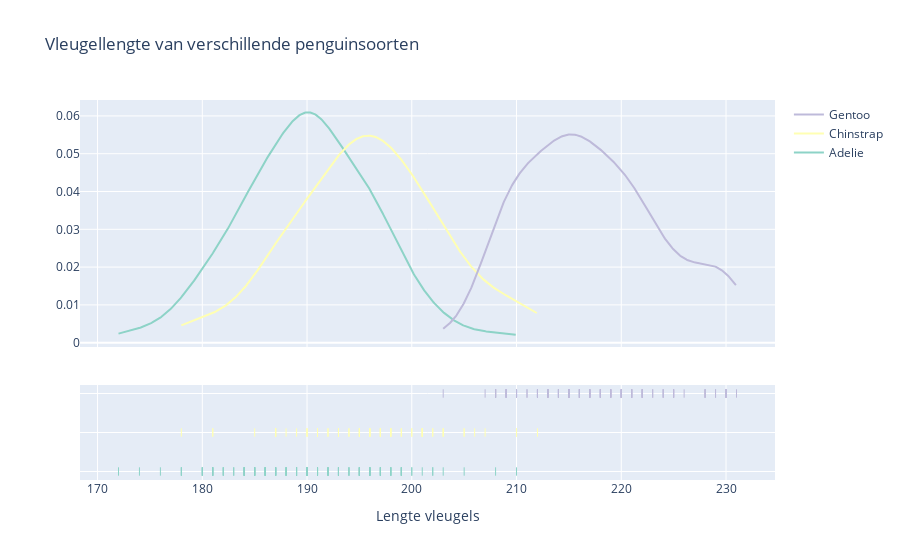

Notebook code cell kept with this figure:
### Markdown cell above
# Onderdeel 3c
Maak nu dezelde visualisatie als in onderdeel 3b alleen gebruik in plaats van een histogram een dichtheidsfunctie.

### Code cell
import plotly.figure_factory as ff
df = df.dropna()

Adelie = df[df['species']=='Adelie']['flipper_length_mm'].tolist()
Chinstrap = df[df['species']=='Chinstrap']['flipper_length_mm'].tolist()
Gentoo = df[df['species']=='Gentoo']['flipper_length_mm'].tolist()

hist_data = [Adelie, Chinstrap, Gentoo]
group_labels = ['Adelie', 'Chinstrap', 'Gentoo']

fig = ff.create_distplot(hist_data, group_labels,
                         colors=px.colors.qualitative.Set3[:3], 
                         show_hist=False)

fig.update_layout(title='Vleugellengte van verschillende penguinsoorten',
                  xaxis_title='Lengte vleugels')

### Figure 1 — Plotly figure (JSON) as saved in the notebook; plotly's stock layout.template omitted (floating-point values rounded to 4 significant figures; data arrays with more than 128 entries replaced by an {"elided": "..."} marker saying what was removed)
{"data": [{"legendgroup": "Adelie", "marker": {"color": "rgb(141,211,199)"}, "mode": "lines", "name": "Adelie", "showlegend": true, "type": "scatter", "x": {"elided": "500 float values"}, "xaxis": "x", "y": {"elided": "500 float values"}, "yaxis": "y"}, {"legendgroup": "Chinstrap", "marker": {"color": "rgb(255,255,179)"}, "mode": "lines", "name": "Chinstrap", "showlegend": true, "type": "scatter", "x": {"elided": "500 float values"}, "xaxis": "x", "y": {"elided": "500 float values"}, "yaxis": "y"}, {"legendgroup": "Gentoo", "marker": {"color": "rgb(190,186,218)"}, "mode": "lines", "name": "Gentoo", "showlegend": true, "type": "scatter", "x": {"elided": "500 float values"}, "xaxis": "x", "y": {"elided": "500 float values"}, "yaxis": "y"}, {"legendgroup": "Adelie", "marker": {"color": "rgb(141,211,199)", "symbol": "line-ns-open"}, "mode": "markers", "name": "Adelie", "showlegend": false, "type": "scatter", "x": {"elided": "146 int values"}, "xaxis": "x", "y": {"elided": "146 str values"}, "yaxis": "y2"}, {"legendgroup": "Chinstrap", "marker": {"color": "rgb(255,255,179)", "symbol": "line-ns-open"}, "mode": "markers", "name": "Chinstrap", "showlegend": false, "type": "scatter", "x": [192, 196, 193, 188, 197, 198, 178, 197, 195, 198, 193, 194, 185, 201, 190, 201, 197, 181, 190, 195, 181, 191, 187, 193, 195, 197, 200, 200, 191, 205, 187, 201, 187, 203, 195, 199, 195, 210, 192, 205, 210, 187, 196, 196, 196, 201, 190, 212, 187, 198, 199, 201, 193, 203, 187, 197, 191, 203, 202, 194, 206, 189, 195, 207, 202, 193, 210, 198], "xaxis": "x", "y": ["Chinstrap", "Chinstrap", "Chinstrap", "Chinstrap", "Chinstrap", "Chinstrap", "Chinstrap", "Chinstrap", "Chinstrap", "Chinstrap", "Chinstrap", "Chinstrap", "Chinstrap", "Chinstrap", "Chinstrap", "Chinstrap", "Chinstrap", "Chinstrap", "Chinstrap", "Chinstrap", "Chinstrap", "Chinstrap", "Chinstrap", "Chinstrap", "Chinstrap", "Chinstrap", "Chinstrap", "Chinstrap", "Chinstrap", "Chinstrap", "Chinstrap", "Chinstrap", "Chinstrap", "Chinstrap", "Chinstrap", "Chinstrap", "Chinstrap", "Chinstrap", "Chinstrap", "Chinstrap", "Chinstrap", "Chinstrap", "Chinstrap", "Chinstrap", "Chinstrap", "Chinstrap", "Chinstrap", "Chinstrap", "Chinstrap", "Chinstrap", "Chinstrap", "Chinstrap", "Chinstrap", "Chinstrap", "Chinstrap", "Chinstrap", "Chinstrap", "Chinstrap", "Chinstrap", "Chinstrap", "Chinstrap", "Chinstrap", "Chinstrap", "Chinstrap", "Chinstrap", "Chinstrap", "Chinstrap", "Chinstrap"], "yaxis": "y2"}, {"legendgroup": "Gentoo", "marker": {"color": "rgb(190,186,218)", "symbol": "line-ns-open"}, "mode": "markers", "name": "Gentoo", "showlegend": false, "type": "scatter", "x": [211, 230, 210, 218, 215, 210, 211, 219, 209, 215, 214, 216, 214, 213, 210, 217, 210, 221, 209, 222, 218, 215, 213, 215, 215, 215, 215, 210, 220, 222, 209, 207, 230, 220, 220, 213, 219, 208, 208, 208, 225, 210, 216, 222, 217, 210, 225, 213, 215, 210, 220, 210, 225, 217, 220, 208, 220, 208, 224, 208, 221, 214, 231, 219, 230, 229, 220, 223, 216, 221, 221, 217, 216, 230, 209, 220, 215, 223, 212, 221, 212, 224, 212, 228, 218, 218, 212, 230, 218, 228, 212, 224, 214, 226, 216, 222, 203, 225, 219, 228, 215, 228, 215, 210, 219, 208, 209, 216, 229, 213, 230, 217, 230, 217, 222, 214, 215, 222, 212, 213], "xaxis": "x", "y": ["Gentoo", "Gentoo", "Gentoo", "Gentoo", "Gentoo", "Gentoo", "Gentoo", "Gentoo", "Gentoo", "Gentoo", "Gentoo", "Gentoo", "Gentoo", "Gentoo", "Gentoo", "Gentoo", "Gentoo", "Gentoo", "Gentoo", "Gentoo", "Gentoo", "Gentoo", "Gentoo", "Gentoo", "Gentoo", "Gentoo", "Gentoo", "Gentoo", "Gentoo", "Gentoo", "Gentoo", "Gentoo", "Gentoo", "Gentoo", "Gentoo", "Gentoo", "Gentoo", "Gentoo", "Gentoo", "Gentoo", "Gentoo", "Gentoo", "Gentoo", "Gentoo", "Gentoo", "Gentoo", "Gentoo", "Gentoo", "Gentoo", "Gentoo", "Gentoo", "Gentoo", "Gentoo", "Gentoo", "Gentoo", "Gentoo", "Gentoo", "Gentoo", "Gentoo", "Gentoo", "Gentoo", "Gentoo", "Gentoo", "Gentoo", "Gentoo", "Gentoo", "Gentoo", "Gentoo", "Gentoo", "Gentoo", "Gentoo", "Gentoo", "Gentoo", "Gentoo", "Gentoo", "Gentoo", "Gentoo", "Gentoo", "Gentoo", "Gentoo", "Gentoo", "Gentoo", "Gentoo", "Gentoo", "Gentoo", "Gentoo", "Gentoo", "Gentoo", "Gentoo", "Gentoo", "Gentoo", "Gentoo", "Gentoo", "Gentoo", "Gentoo", "Gentoo", "Gentoo", "Gentoo", "Gentoo", "Gentoo", "Gentoo", "Gentoo", "Gentoo", "Gentoo", "Gentoo", "Gentoo", "Gentoo", "Gentoo", "Gentoo", "Gentoo", "Gentoo", "Gentoo", "Gentoo", "Gentoo", "Gentoo", "Gentoo", "Gentoo", "Gentoo", "Gentoo", "Gentoo"], "yaxis": "y2"}], "layout": {"barmode": "overlay", "hovermode": "closest", "legend": {"traceorder": "reversed"}, "title": {"text": "Vleugellengte van verschillende penguinsoorten"}, "xaxis": {"anchor": "y2", "domain": [0, 1], "title": {"text": "Lengte vleugels"}, "zeroline": false}, "yaxis": {"anchor": "free", "domain": [0.35, 1], "position": 0}, "yaxis2": {"anchor": "x", "domain": [0, 0.25], "dtick": 1, "showticklabels": false}}}
